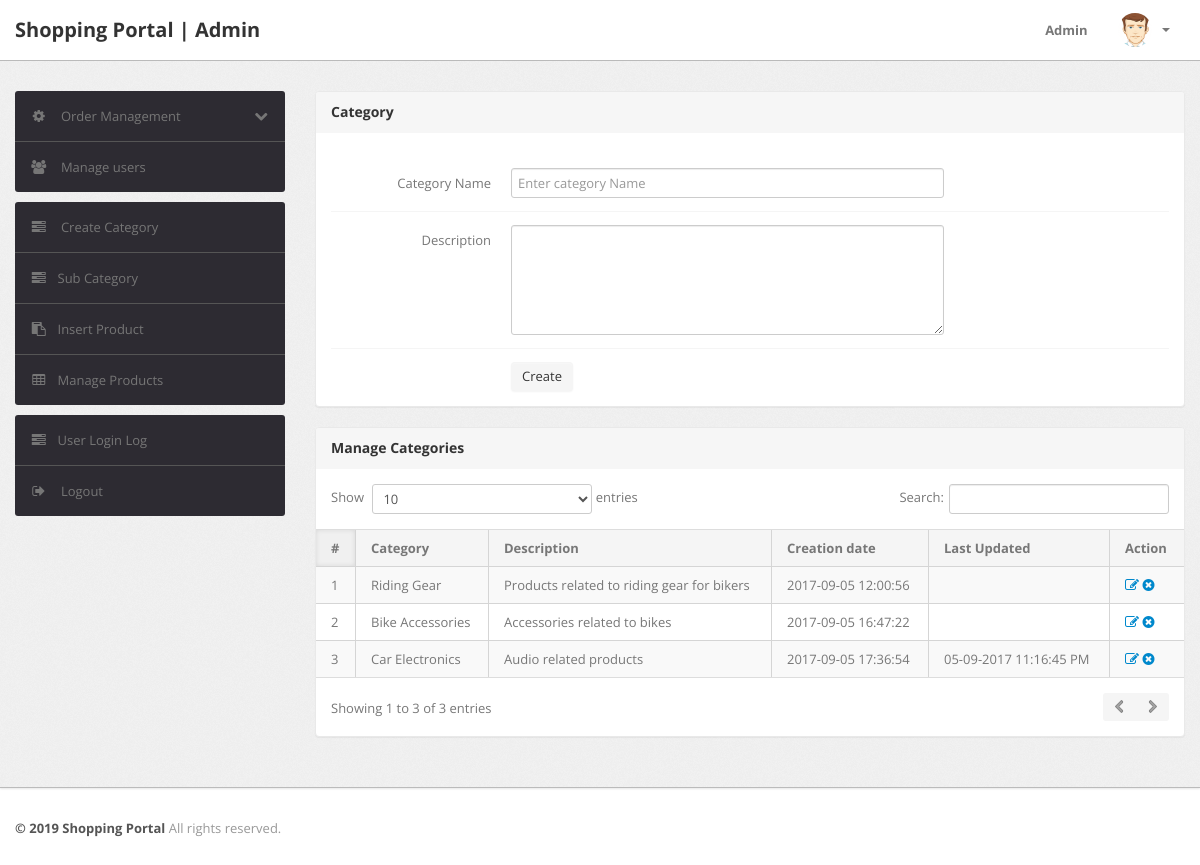
The app's page /admin/category.php (signed in) with its own data.
### tables this page shows
CREATE TABLE `category` (
  `id` int(11) NOT NULL,
  `categoryName` varchar(255) NOT NULL,
  `categoryDescription` longtext NOT NULL,
  `creationDate` timestamp NOT NULL DEFAULT CURRENT_TIMESTAMP,
  `updationDate` varchar(255) NOT NULL
);

### admin/category.php (the view, shortened to what this page needs)
<?php
include('include/config.php');
if(strlen($_SESSION['alogin'])==0)
	{
header('location:index.php');
}
else{
?>
<!DOCTYPE html>
<html lang="en">
<head>
	<link type="text/css" href="bootstrap/css/bootstrap.min.css" rel="stylesheet">
	<link type="text/css" href="bootstrap/css/bootstrap-responsive.min.css" rel="stylesheet">
	<link type="text/css" href="css/theme.css" rel="stylesheet">
	<link type="text/css" href="images/icons/css/font-awesome.css" rel="stylesheet">
</head>
<body>
<?php include('include/header.php');?>
	<div class="wrapper">
		<div class="container">
			<div class="row">
<?php include('include/sidebar.php');?>
			<div class="span9">
					<div class="content">
						<div class="module">
							<div class="module-head">
								<h3>Category</h3>
							</div>
							<div class="module-body">
									<br />
			<form class="form-horizontal row-fluid" name="Category" method="post" >
<div class="control-group">
<label class="control-label" for="basicinput">Category Name</label>
<div class="controls">
<input type="text" placeholder="Enter category Name"  name="category" class="span8 tip" required>
</div>
</div>
<div class="control-group">
											<label class="control-label" for="basicinput">Description</label>
											<div class="controls">
												<textarea class="span8" name="description" rows="5"></textarea>
											</div>
										</div>
	<div class="control-group">
											<div class="controls">
												<button type="submit" name="submit" class="btn">Create</button>
											</div>
										</div>
									</form>
							</div>
						</div>
	<div class="module">
							<div class="module-head">
								<h3>Manage Categories</h3>
							</div>
							<div class="module-body table">
								<table cellpadding="0" cellspacing="0" border="0" class="datatable-1 table table-bordered table-striped	 display" width="100%">
									<thead>
										<tr>
											<th>#</th>
											<th>Category</th>
											<th>Description</th>
											<th>Creation date</th>
											<th>Last Updated</th>
											<th>Action</th>
										</tr>
									</thead>
									<tbody>
<?php $query=mysqli_query($bd,"select * from category");
$cnt=1;
while($row=mysqli_fetch_array($query))
{
?>
										<tr>
											<td><?php echo htmlentities($cnt);?></td>
											<td><?php echo htmlentities($row['categoryName']);?></td>
											<td><?php echo htmlentities($row['categoryDescription']);?></td>
											<td> <?php echo htmlentities($row['creationDate']);?></td>
											<td><?php echo htmlentities($row['updationDate']);?></td>
											<td>
											<a href="edit-category.php?id=<?php echo $row['id']?>" ><i class="icon-edit"></i></a>
											<a href="category.php?id=<?php echo $row['id']?>&del=delete" onClick="return confirm('Are you sure you want to delete?')"><i class="icon-remove-sign"></i></a></td>
										</tr>
										<?php $cnt=$cnt+1; } ?>
								</table>
							</div>
						</div>
					</div>
				</div>
			</div>
		</div>
	</div>
<?php include('include/footer.php');?>
</body>
<?php } ?>

### records on screen
category: categoryName "Riding Gear", categoryDescription "Products related to riding gear for bikers", creationDate "2017-09-05 12:00:56"
category: categoryName "Bike Accessories", categoryDescription "Accessories related to bikes", creationDate "2017-09-05 16:47:22"
category: categoryName "Car Electronics", categoryDescription "Audio related products", creationDate "2017-09-05 17:36:54", updationDate "05-09-2017 11:16:45 PM"
